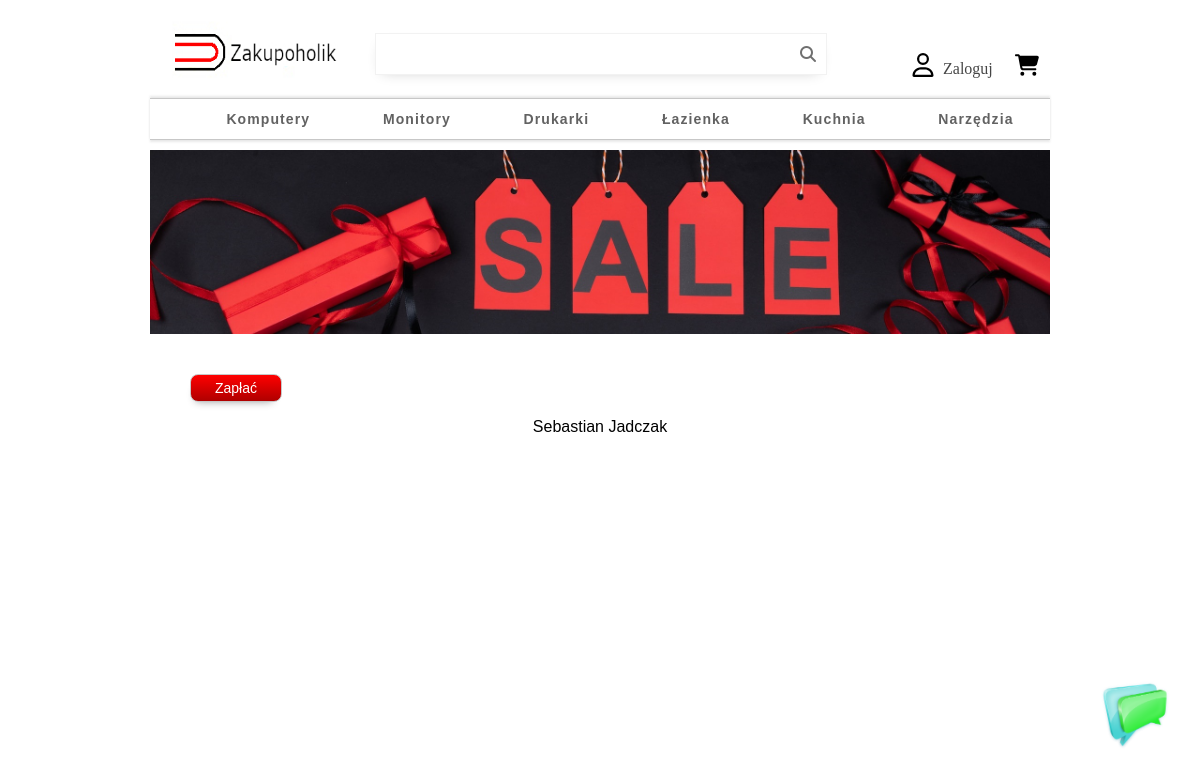
Page /cart/ on the committed database.
### main/models.py (models this page shows, shortened)
class CategoryProduct(models.Model):
    name = models.CharField(max_length=40)
    slug = models.SlugField(max_length=30)
    descriptions = models.TextField()
    font_category = models.CharField(max_length=40)

### shopping_cart/views.py (the view, shortened to what this page needs)
# urls.py: path('', views.Cart.as_view(), name='shopping_cart_detail'),
class Cart(View):
    category_product = CategoryProduct.get_all_category()
    def get(self, request, *args, **kwargs):
        cart = ShoppingCart(request)
        for item in cart:
            item['update_amount_form'] = AmountProductInCart(initial={'amount': item['amount'], 'update': True})
        return render(request, 'cart/detail.html', {'cart': cart, 'category_product': self.category_product})

### main/models.py (called while the page is built)
    @classmethod
    def get_product_after_id(cls,id_product: object):
        return cls.objects.filter(id__in=id_product)

### shopping_cart/shopping_cart.py (called while the page is built)
    def __iter__(self):
        ids_of_products_with_db = self.shopping_cart.keys()
        products_with_db = ProductShop.get_product_after_id(ids_of_products_with_db)
        cart = self.shopping_cart.copy()
        for product in products_with_db:
            cart[str(product.id)]['product_shop'] = product
        for item in cart.values():
            item['price'] = Decimal(item['price'])
            item['total_price'] = item['price'] * item['amount']
            yield item

    def __len__(self):
        return sum(item['amount'] for item in self.shopping_cart.values())

    def __get_shopping_cart(self, session_cart):
        shopping_cart = session_cart.get(settings.SHOPPING_CART_SESSION_ID)
        if not shopping_cart:
            shopping_cart = session_cart[settings.SHOPPING_CART_SESSION_ID] = {}
        return shopping_cart

### shopping_cart/templates/cart/detail.html (shortened to what this page needs)
{% extends "base.html" %}
{% load static %}
{% block content %}
    <ul>
        {% if user.is_authenticated %}
            {% if cart|length > 0 %}
                <a href="{% url 'main:customer_orders:order_create' %}" id="pay">Zapłać</a>
            {% else %}
                <p>Koszyk jest pusty</p>
            {% endif %}
        {% else %}
            <a href="{% url 'login' %}" id="pay">Zapłać</a>
        {% endif %}
    </ul>
{% endblock %}

### main/templates/base.html (shortened to what this page needs)
{% load static %}
<!doctype html>
<html lang="en">
<head>
    <link rel="stylesheet" href="{% static 'css/main.css' %}">
    <link rel="stylesheet" href="{% static 'css/chatbot.css' %}">
</head>
<body>
<div class="wrapper-main">
    <header>
        <div class="img">
            <img src="{% static 'img/logo.jpg' %}" alt="logo">
        </div>
        <div class="searcher">
            <div class="search-border">
                <input type="text" name="searcher">
                <i class="fa-solid fa-magnifying-glass"></i>
            </div>
        </div>
        <div class="user_menu">
            {% if user.is_authenticated %}
                <a class="login" href="{% url 'logout' %}">
                    <img src="{% static 'img/user.svg' %}" alt="user">
                    <p>{{ user.username }}</p>
                </a>
            {% else %}
                <a class="login" href="{% url 'login' %}">
                    <img src="{% static 'img/user.svg' %}" alt="user">
                    <p>Zaloguj</p>
                </a>
            {% endif %}
            <div class="cart">
                <a href="{% url 'shopping_cart:shopping_cart_detail' %}">
                    <img src="{% static 'img/cart-shopping.svg' %}" alt="cart">
                </a>
            </div>
        </div>
    </header>
    <nav>
        <ul>
            {% for category in category_product %}
                <li><a href="{% url 'main:view_for_category'  category.slug %}">{{ category.name }}</a>
                </li>
            {% endfor %}
        </ul>
    </nav>
    <div class="main_image_page">
        <img src="{% static 'img/promka.jpg' %}" alt="promocja baner">
    </div>
    {% block content %}
    {% endblock %}
    <div id="chatbot">
        <img src="{% static 'img/chat.png' %}" alt="" onclick="openChatWindow()">
    </div>
</div>
<footer>Sebastian Jadczak</footer>
</body>
</html>

### main/static/css/main.css (style rules this page uses)
div.wrapper-main { width: 75vw; margin: 0 auto; }
header { display: flex; flex-direction: row; line-height: 90px; justify-content: space-between; margin: 0 auto; }
header div.img { width: 300px; height: 85px; }
header div.img img { width: 100%; height: 100%; }
div.user_menu { display: flex; flex-direction: row; }
div.main_image_page { width: 100%; height: 100% }
div.main_image_page img { width: 100%; height: 100% }
nav { height: 40px; border-top: 0.5px solid #c7c7c7; border-bottom: 0.5px solid #c7c7c7; margin-bottom: 10px; box-shadow: 0 2px 2px rgba(204, 204, 204, 0.46), 0 -2px 2px rgba(204, 204, 204, 0.46); }
nav ul { list-style: none; display: flex; flex-direction: row; justify-content: space-around; margin: 0 auto; }
nav ul li { line-height: 40px; font-family: Verdana, sans-serif; font-size: 14px; font-weight: 600; letter-spacing: 1.1px; }
nav ul li a { text-decoration: none; color: #626262; }
div.searcher { width: 700px; display: block; padding: 25px 0; height: 40px }
div.search-border { display: flex; flex-direction: row; width: 450px; height: 40px; border: .5px solid rgba(225, 225, 225, 0.42); -webkit-box-shadow: -1px 5px 14px -8px rgba(200, 200, 200, 1); -moz-box-shadow: -1px 5px 14px -8px rgba(200, 200, 200, 1); box-shadow: -1px 5px 14px -8px rgba(200, 200, 200, 1); }
div.search-border i { line-height: 40px; color: #707070; }
div.searcher input { width: 420px; height: 36px; border: none; }
div.user_menu { width: 200px; display: flex; height: 90px; justify-content: space-around; }
div.user_menu div.cart a { display: inline-block; line-height: 90px; text-decoration: none; color: #464646; }
div.user_menu div.cart a img { margin-top: 45px; width: 24px; height: 24px }
div.user_menu a.login { display: flex; flex-direction: row; height: 90px; line-height: 90px; text-decoration: none; color: #464646; }
div.user_menu a.login img { font-size: 21px; vertical-align: middle; width: 24px; height: 24px; margin-right: 8px; margin-top: 45px }
footer { text-align: center; font-family: Verdana, sans-serif; }
a#pay { display: inline-block; background: linear-gradient(red, #af0000); border: 0.5px solid rgb(199, 199, 199); border-radius: 8px; -webkit-box-shadow: -2px 7px 9px -8px rgba(141, 141, 141, 1); -moz-box-shadow: -2px 7px 9px -8px rgba(141, 141, 141, 1); box-shadow: -2px 7px 9px -8px rgba(141, 141, 141, 1); width: 90px; height: 26px; line-height: 26px; font-size: 14px; cursor: pointer; font-family: Verdana, sans-serif; text-decoration: none; color: white; margin-top: 20px; text-align: center; }

### main/static/css/chatbot.css (style rules this page uses)
div#chatbot { position: fixed; width: 70px; height: 70px; right: 30px; bottom: 50px; }
div#chatbot img { width: 100%; height: 100%; }

### rows in the picture
CategoryProduct: name "Komputery"
CategoryProduct: name "Monitory"
CategoryProduct: name "Drukarki"
CategoryProduct: name "Łazienka"
CategoryProduct: name "Kuchnia"
CategoryProduct: name "Narzędzia"
